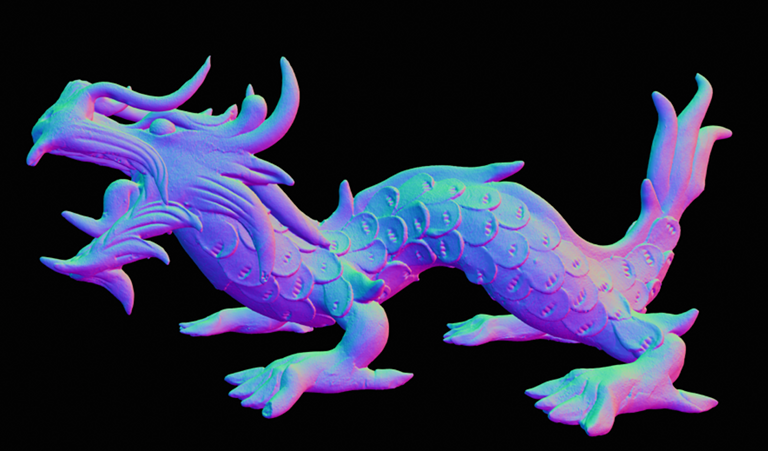
#> input picture TP4_materials/data/normal.png, 768 x 451 px, found by its file name
$ python MVA_NPM_TP_4.py
#> lines starting #> are read from the running program, lines starting #| are printed output that depends on the picture
import matplotlib.pyplot as plt
import numpy as np
from PIL import Image
import sys
import time

METHODS = ['bp', 'mf', 'diffuse']
METHOD = sys.argv[1].lower() if len(sys.argv) > 1 else 'bp'
METHOD = METHOD if METHOD in METHODS else 'bp'
FNAME = 'normal.png'

class Material:
    def __init__(
        self, albedo=None,
        diffuse_coeff=None,
        specular_coeff=None,
        shininess_coeff=None,
        alpha=None,
        F0=None
    ):
        self.albedo = np.array(albedo)
        self.diffuse_coeff = diffuse_coeff
        self.specular_coeff = specular_coeff
        self.shininess_coeff = shininess_coeff
        self.alpha = alpha
        self.F0 = F0

class LightSource:
    def __init__(self, pos, color, intensity):
        self.pos = np.array(pos)
        self.color = np.array(color)
        self.intensity = intensity


# [27 lines left out: function shade, not called in this run]


def shadeBP(normalImage, mat, sources, sensor):
    normals = np.array(normalImage)
    H, W, C = normals.shape
#> H = 451; W = 768; C = 3

    reflectance_d = mat.diffuse_coeff * mat.albedo / np.pi # shape: (C,)

    # compute positions of all pixels
    pixelPos = np.zeros(normals.shape) # pixel_pos[i,j] = [i,j,0]
    pixelPos[...,0], pixelPos[...,1] = np.meshgrid(np.linspace(0, H/W, H), np.linspace(0, 1, W), indexing='ij')
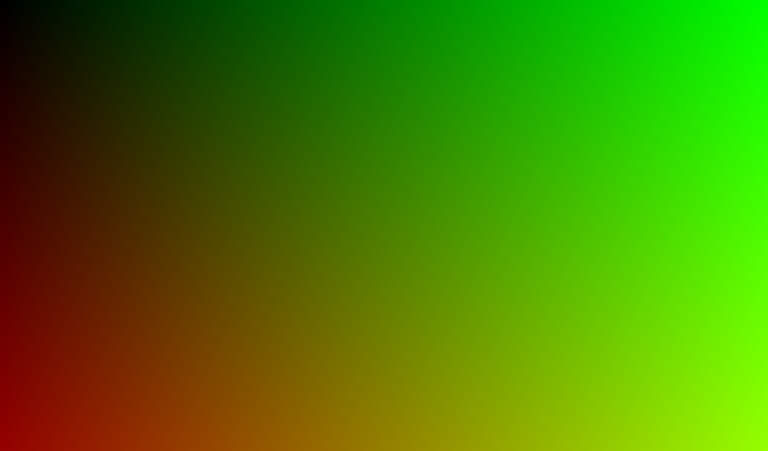
#> pixelPos: shape (451, 768, 3) float64; mean of channels 0, 1, 2 0.294, 0.5, 0; drawn as R, G, B

    incoming = np.zeros((len(sources),) + normals.shape) # omega_i
    for i, s in enumerate(sources):
        incoming[i] = s.pos - pixelPos

    outgoing = pixelPos - sensor # omega_o

    halfvector = incoming + outgoing # shape: (S, H, W, C)
    halfvector /= np.linalg.norm(halfvector, axis=-1)[...,np.newaxis]

    proj_i = np.sum(incoming * normals, axis=-1).transpose(1,2,0) # shape: (H, W, S)
    proj_h = np.sum(halfvector * normals, axis=-1).transpose(1,2,0) # shape: (H, W, S)

    reflectance_s = mat.specular_coeff * proj_h**mat.shininess_coeff

    lights = np.array([
        s.intensity * s.color for s in sources
    ]) # shape: (S, C)

    rgbImage = reflectance_d * (proj_i @ lights) + (reflectance_s * proj_h) @ lights
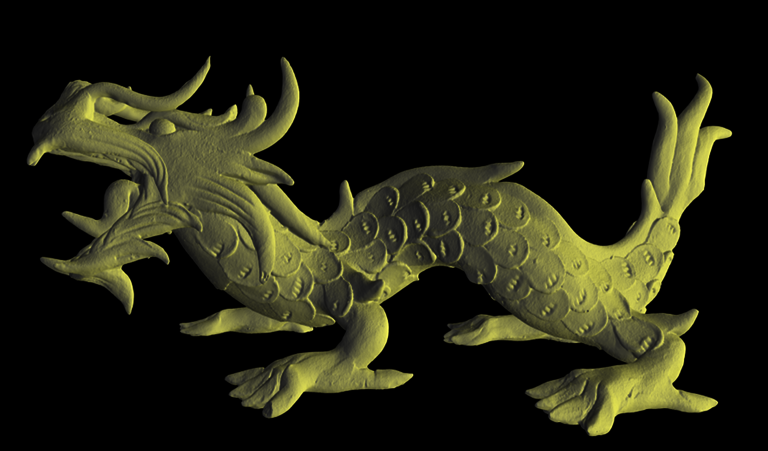
#> rgbImage: shape (451, 768, 3) float64; mean of channels 0, 1, 2 16800.5, 16802.3, 8939.5; drawn with min black and max white

    rgbMin, rgbMax = rgbImage.min(), rgbImage.max()
#> rgbMin = 0; rgbMax = 126153.2

    rgbImage = 255*(rgbImage - rgbMin)/(rgbMax - rgbMin)

    return Image.fromarray(rgbImage.astype(np.uint8))


# [55 lines left out: function shadeMF, not called in this run]

if __name__ == '__main__':
    normalImage = Image.open(FNAME).convert('RGB')

    mat = Material(
        albedo=[0.3, 0.8, 0.5],
        diffuse_coeff=0.1,
        specular_coeff=2,
        shininess_coeff=1,
        alpha=0.5,
        F0=0.2
    )
    sources = [
        LightSource([0, 1, 1], [1, 1, 0.3], 1),
        LightSource([1, 1, 2], [1, 1, 1], 0.2)
    ]
    sensor = [1, 1, 1]

    start = time.time()

    if METHOD == 'mf':
        renderImage = shadeMF(normalImage, mat, sources, sensor)
    elif METHOD == 'bp':
        renderImage = shadeBP(normalImage, mat, sources, sensor)
    else:
        renderImage = shade(normalImage, mat, sources)

    end = time.time()

    plt.imshow(renderImage)
    plt.show()

    renderImage.save('render.png')
    print('Done. Time elapsed: {:.3f}s'.format(end-start))
